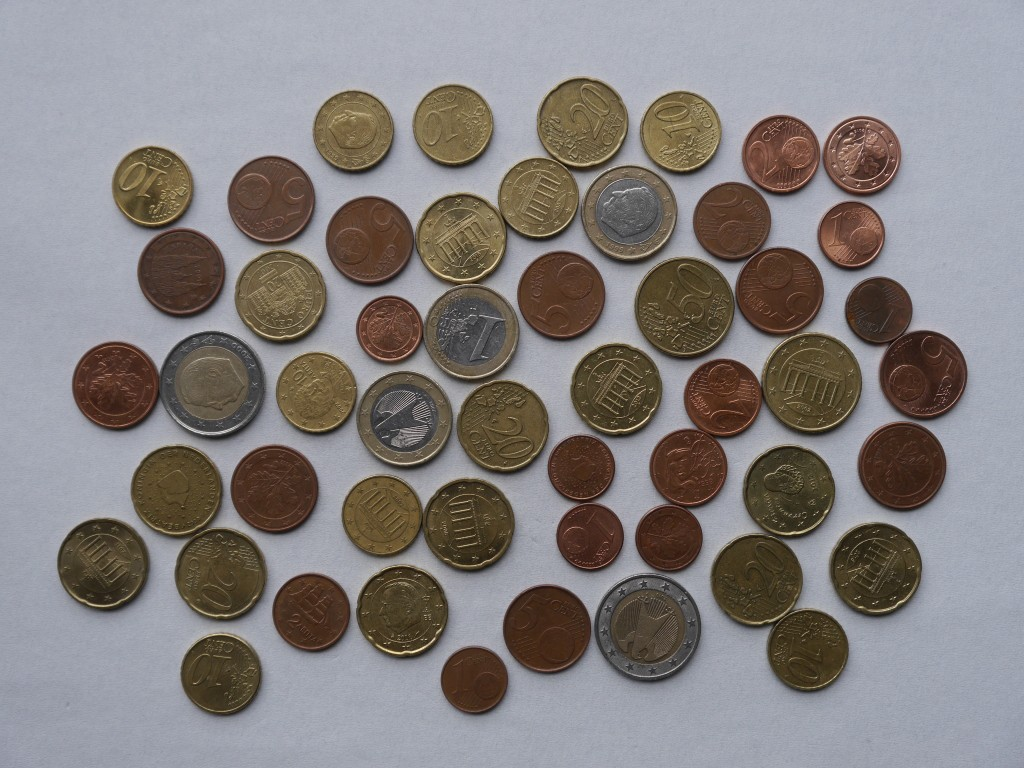
#> input picture images/coins.jpg, 1024 x 768 px
$ jupyter execute 'Image Segmentation with watershed using Python.ipynb'   (shell and % lines are left out)   (older library calls are emulated)
#> lines starting #> are read from the running program, lines starting #| are printed output that depends on the picture; after the words box and inside, x2 and y2 are one past the last pixel; in counts of white or black regions, pixels touching at a corner belong together
# Image Segmentation with watershed using Python

Imagine you need to segment some objects in an image, how to do that? In this
post I will show you how to use a classic segmentation technique called
watershed to do this.

## What is watershed segmentation?

Watershed segmentantion is one of the most popular algorithm for image
segmentation, normally used when we want to resolve one of the most difficult
operations in image processing - separating similar objects in the image that
are touching each other. For us to understand it easily, think of a grayscale
image as a topographic surface, and in this image high-intensity pixel values
represent peaks (white areas), whereas low-intensity values represent valleys -
local minima (black areas).

So imagine now that we start filling the whole valley with water, and after a
while the water coming up from different valleys will start to merge. To avoid
this, we need to build barriers at the places where the water would merge, so
the barriers are called basin lines and are used to determine the boundaries of
the segment. When the water filling fills from the highest peak we stop the
water filling. At the end of the process, only the watershed lines will be
visible and this will be the final result of the segmentation. Thus, the purpose
of the watershed is to identify watershed lines and segmented image.

https://www.rcet.org.in/uploads/academics/rohini_54591331912.pdf

In essence, we partition the image into two different sets:

* catchment basins- dark areas; The group of connected pixels with the same local minimum.

* watershed lines- Lines that divide one catchment area from another .

Edited by https://media5.datahacker.rs/2020/10/7-2-1024x824.jpg

So, what’s the watershed algorithm pipeline?

    1. Binary image

    2. Calculate a distance transform

    3. Find local maxima points

    4. Label the marks

I Think it would be easier to show this pipeline together with Python’s code. First, let’s import the necessary libraries and do the image pre-processing.

[cell 1]
import cv2
import numpy as np
from scipy import ndimage as ndi
from skimage.feature import peak_local_max
from skimage.segmentation import watershed
import matplotlib.pyplot as plt

img = cv2.imread('images/coins.jpg')
#> img is the input picture: shape (768, 1024, 3); mean B, G, R 127.1, 128, 132.9
gray = cv2.cvtColor(img, cv2.COLOR_BGR2RGB)
filtro = cv2.pyrMeanShiftFiltering(img, 20, 40)
gray = cv2.cvtColor(filtro, cv2.COLOR_BGR2GRAY)
#> gray: shape (768, 1024)
_, thresh = cv2.threshold(gray, 0, 255, cv2.THRESH_BINARY_INV | cv2.THRESH_OTSU)
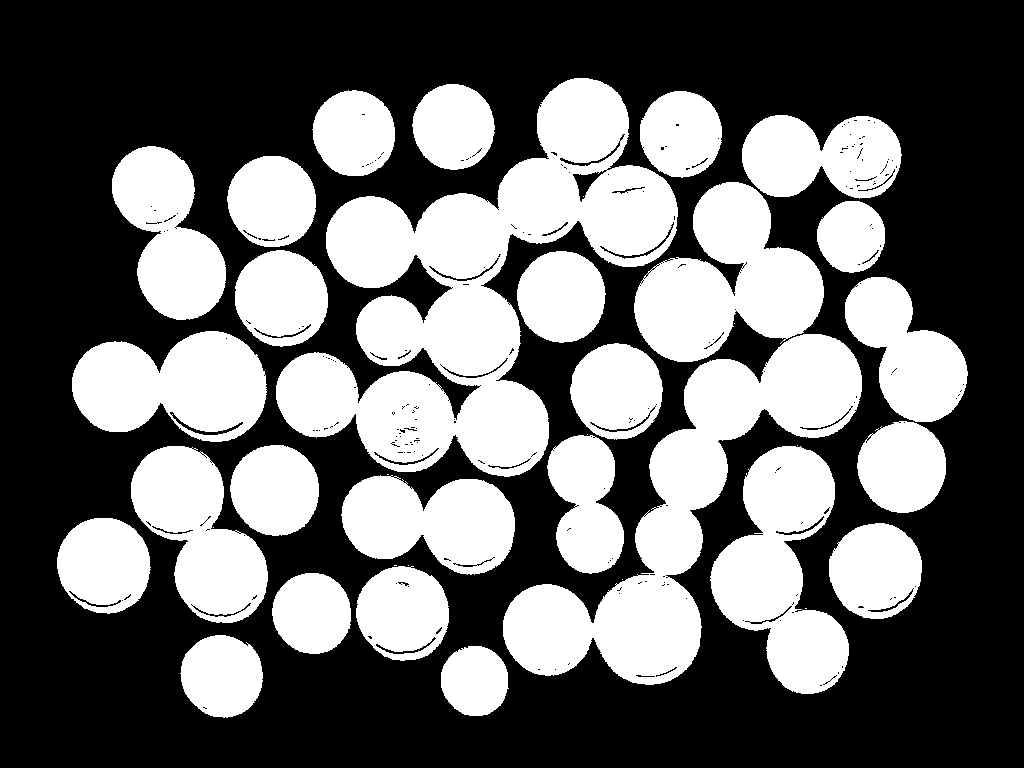
#> thresh: shape (768, 1024); 40.3% white; 37 white regions (10 under 20 px)

Let’s fill all hole that can be small (area is less than 1000 pixels).

[cell 2]
contornos, _ = cv2.findContours(thresh, cv2.RETR_TREE, cv2.CHAIN_APPROX_SIMPLE)
#> contornos = 488 contours, 420 with area under 20; largest, box (x1, y1, x2, y2) and area: (276, 78, 678, 477) 65230, (503, 334, 862, 685) 37282, (634, 182, 824, 362) 19464, (710, 446, 849, 694) 18931, (72, 331, 267, 442) 15492
buracos = []
for con in contornos:
  area = cv2.contourArea(con)
  if area < 1000:
    buracos.append(con)
#> this loop made 488 passes
#> area on passes 1, 2, 7: 3648.5, 5212, 4925.5
#> after the loop, buracos = 461 contours, 420 with area under 20; largest, box (x1, y1, x2, y2) and area: (572, 169, 608, 203) 413, (169, 411, 244, 436) 310, (599, 221, 675, 260) 268, (559, 140, 621, 167) 226, (428, 257, 500, 282) 226
cv2.drawContours(thresh, buracos, -1, 255, -1)
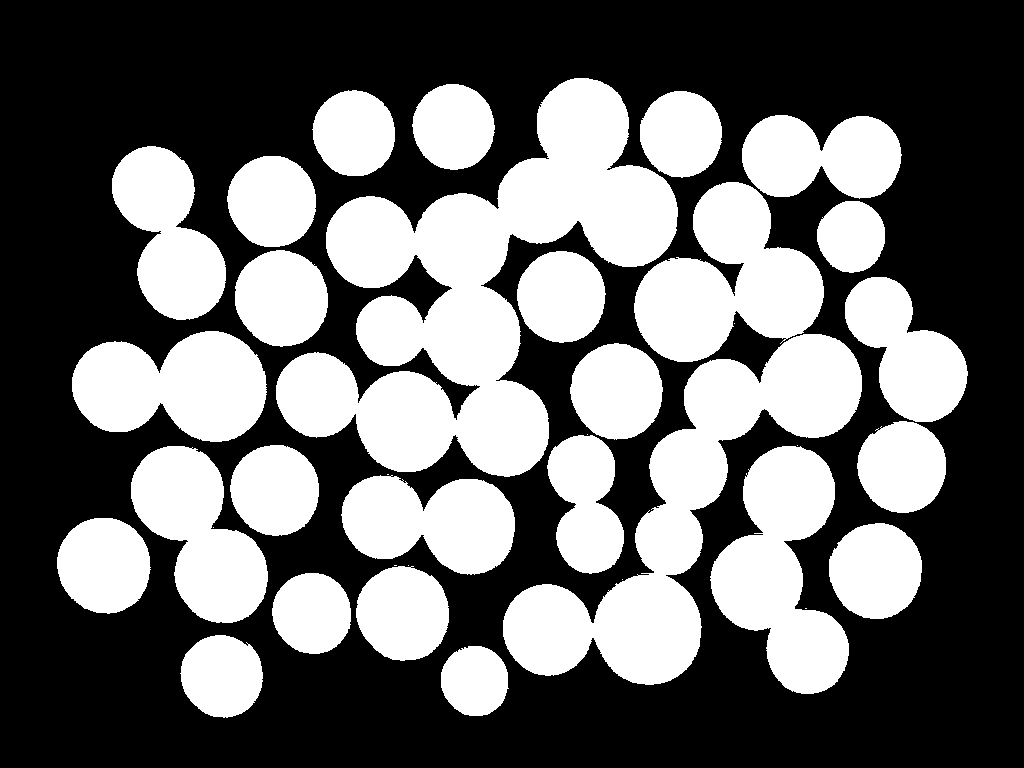
#> thresh: shape (768, 1024); 40.7% white; 36 white regions (9 under 20 px), largest, box (x1, y1, x2, y2) and area: (276, 78, 678, 477) 66316, (503, 334, 862, 685) 37971, (634, 182, 824, 362) 19833

We now need to try to separate the touching objects and try to create a border
betweeb them. One idea is to create a border as far as possible from the centers
of the overlapping objects. Then, weâ€™ll use a thecnique called distance
transform. It is an operator that generally takes binary images as inputs and
pixel intensities of the points inside the foreground regions are replaced by
their distance to the nearest pixel with zero intensity (background pixel). We
can use the fucntion distance_transform_edt() from scipy library. This fucntion
calculate the exact Euclidean distance transform.

[cell 3]
dist = ndi.distance_transform_edt(thresh)
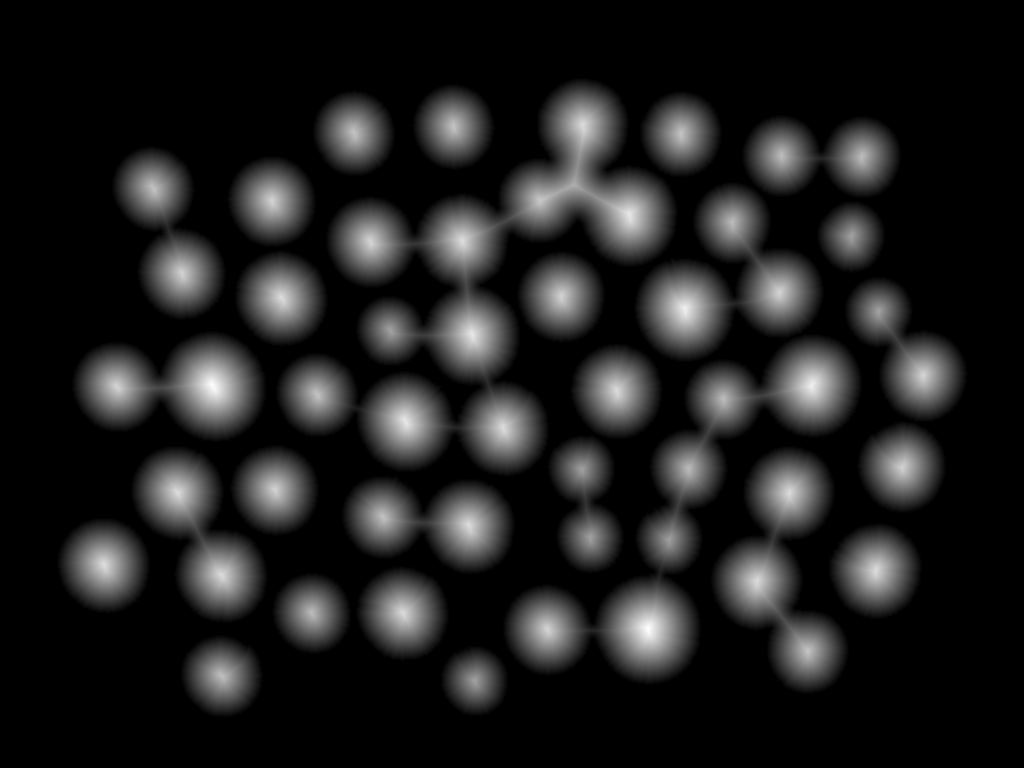
#> dist: shape (768, 1024) float64; min 0, max 52.95, mean 6.3; drawn with min black and max white
dist_visual = dist.copy()

If we plot the original image, binary image and the distance transform weâ€™ll see this image below.

Notes that in the distance transform we can see white pixels closets to the center, these pixels are larger distance transform value.

Now we need to find the coordinates of the peaks (local maxima) of the white
areas in the image. For that, we will use the function peak_local_max()from the
Scikit-image library. We will apply this function to our distance_transform
image and the output will give us the markers which will be used in the
watershed function.

[cell 4]
local_max = peak_local_max(dist, indices=False, min_distance=20, labels=thresh)
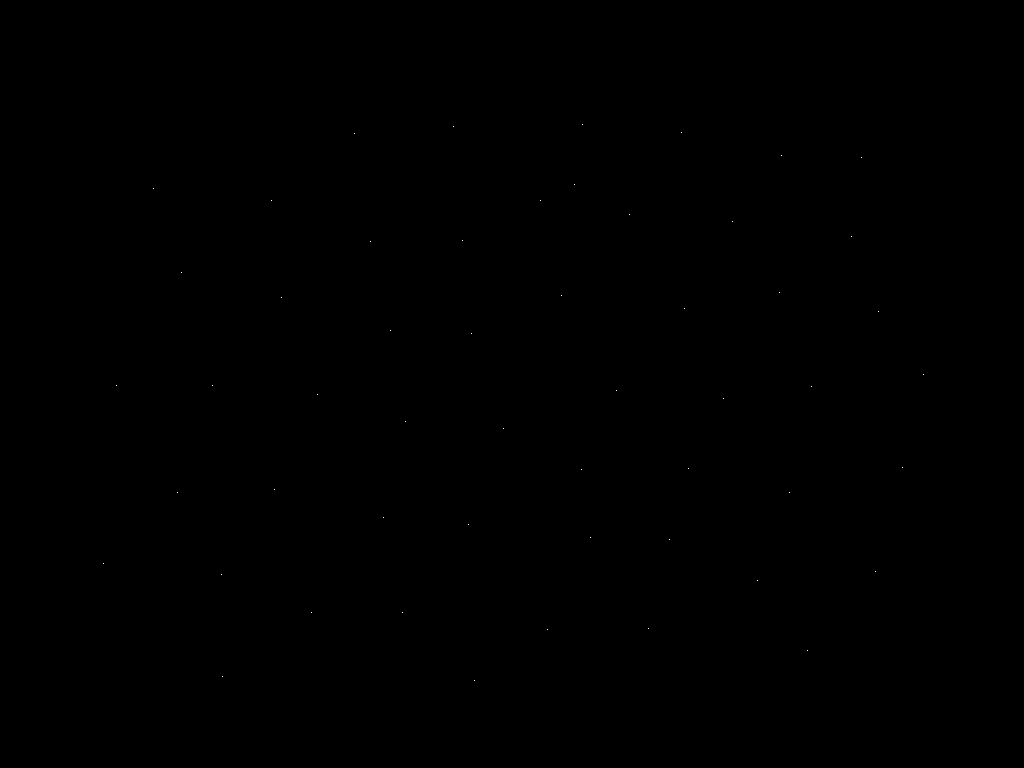
#> local_max: shape (768, 1024) bool; 0.01% white in thin lines or dots, all inside (x1, y1, x2, y2) = (103, 124, 924, 681)

Let's continue with our code. The next step is to label markers for the
watershed function. For that, we will use the function ndi.label()from the SciPy
library. This function consists of one parameter input which is an array-like
object to be labeled. Any non-zero values in this parameter are considered as
features and zero values are considered to be the background. In our code, we
will use the coordinates of the calculated local maximum. Then, the function
ndi.label()will randomly label all local maximums with different positive values
starting from 1. So, in case we have 10 objects in the image each of them will
be labeled with a value from 1 to 10.

[cell 5]
markers = ndi.label(local_max, structure=np.ones((3, 3)))[0]
#> markers: shape (768, 1024) int32; 54 distinct labels, from 0 to 53

The final step is to apply the skimage.segmentation.watershed()function from the
Scikit-image library. As parameters, we need to pass our inverted distance
transform image and the markers that we calculated in the previous line of code.
Since the watershed algorithm assumes our markers represent local minima we need
to invert our distance transform image. In that way, light pixels will represent
high elevations, while dark pixels will represent the low elevations for the
watershed transform.

[cell 6]
labels = watershed(-dist, markers, mask=thresh)
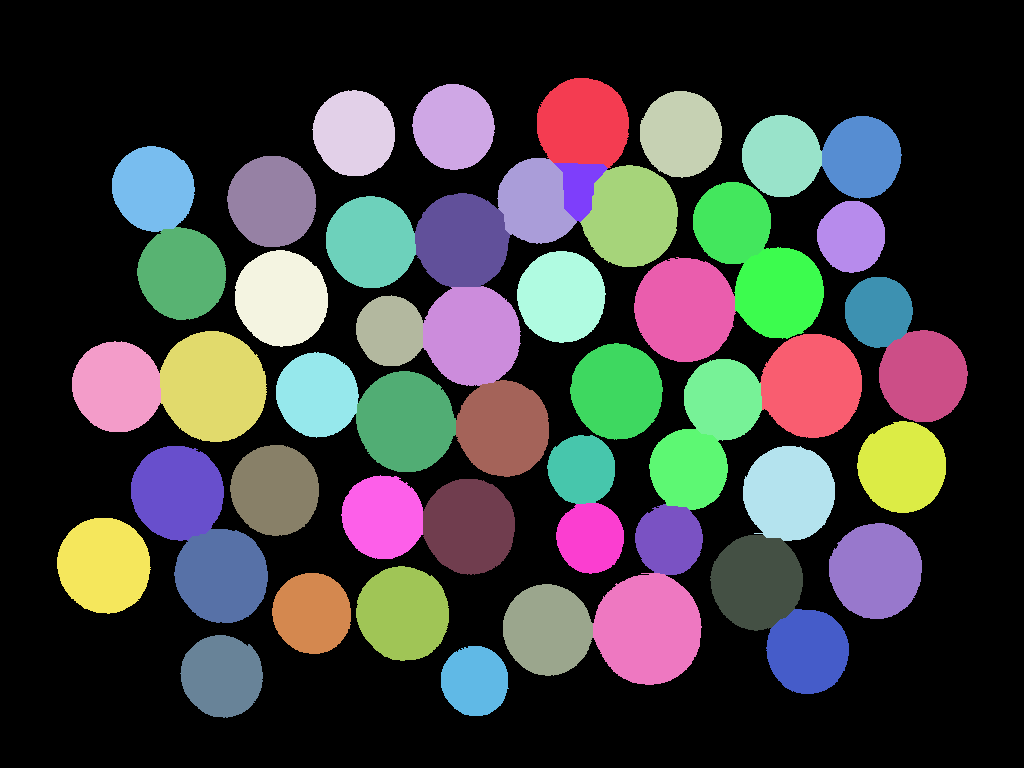
#> labels: shape (768, 1024) int32; 54 distinct labels, from 0 to 53; one colour per label, 0 black

And finally, we will plot our original image, binary Image, distance transform image, and the watershed image.

[cell 7]
titulos = ['Original image', 'Binary Image', 'Distance Transform', 'Watershed']
imagens = [img, thresh, dist_visual, labels]
fig = plt.gcf()
fig.set_size_inches(16, 12)
for i in range(4):
    plt.subplot(2,2,i+1)
    if (i == 3):
      cmap = "jet"
    else:
       cmap = "gray"
    plt.imshow(imagens[i], cmap)
    plt.title(titulos[i])
    plt.xticks([]),plt.yticks([])
plt.show()
#> figure, not shown here; B, G, R data is drawn as R, G, B
